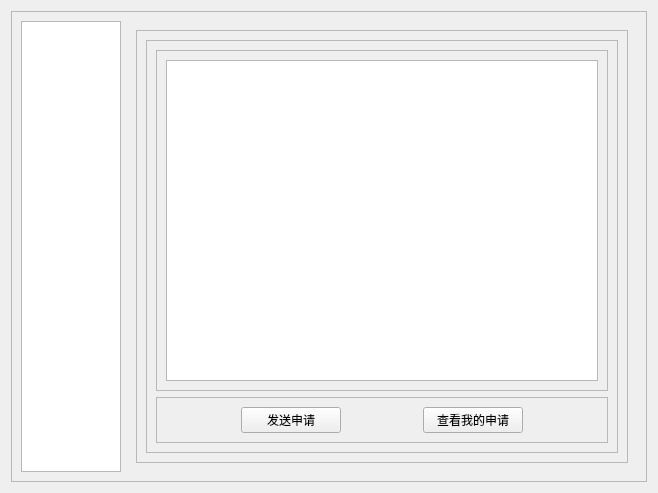
<?xml version="1.0" encoding="UTF-8"?>
<ui version="4.0">
 <class>view::Order::RentTeacher</class>
 <widget class="QWidget" name="view::Order::RentTeacher">
  <property name="geometry">
   <rect>
    <x>0</x>
    <y>0</y>
    <width>658</width>
    <height>493</height>
   </rect>
  </property>
  <property name="windowTitle">
   <string>RentTeacher</string>
  </property>
  <layout class="QVBoxLayout" name="verticalLayout">
   <item>
    <widget class="QFrame" name="frame_3">
     <property name="frameShape">
      <enum>QFrame::Shape::StyledPanel</enum>
     </property>
     <property name="frameShadow">
      <enum>QFrame::Shadow::Raised</enum>
     </property>
     <layout class="QHBoxLayout" name="horizontalLayout_2">
      <item>
       <widget class="QListWidget" name="pageListWidget">
        <property name="sizePolicy">
         <sizepolicy hsizetype="Minimum" vsizetype="Expanding">
          <horstretch>0</horstretch>
          <verstretch>0</verstretch>
         </sizepolicy>
        </property>
        <property name="minimumSize">
         <size>
          <width>100</width>
          <height>0</height>
         </size>
        </property>
        <property name="maximumSize">
         <size>
          <width>10</width>
          <height>16777215</height>
         </size>
        </property>
        <property name="currentRow">
         <number>-1</number>
        </property>
       </widget>
      </item>
      <item>
       <widget class="QStackedWidget" name="stackedWidget">
        <property name="currentIndex">
         <number>0</number>
        </property>
        <widget class="QWidget" name="senPage">
         <layout class="QVBoxLayout" name="verticalLayout_5">
          <item>
           <widget class="QFrame" name="frame">
            <property name="frameShape">
             <enum>QFrame::Shape::StyledPanel</enum>
            </property>
            <property name="frameShadow">
             <enum>QFrame::Shadow::Raised</enum>
            </property>
            <layout class="QVBoxLayout" name="verticalLayout_6">
             <item>
              <widget class="QFrame" name="frame_4">
               <property name="frameShape">
                <enum>QFrame::Shape::StyledPanel</enum>
               </property>
               <property name="frameShadow">
                <enum>QFrame::Shadow::Raised</enum>
               </property>
               <layout class="QVBoxLayout" name="verticalLayout_4">
                <item>
                 <widget class="QFrame" name="frame_2">
                  <property name="frameShape">
                   <enum>QFrame::Shape::StyledPanel</enum>
                  </property>
                  <property name="frameShadow">
                   <enum>QFrame::Shadow::Raised</enum>
                  </property>
                  <layout class="QVBoxLayout" name="verticalLayout_2">
                   <item>
                    <widget class="QTableView" name="sendTableView"/>
                   </item>
                  </layout>
                 </widget>
                </item>
                <item>
                 <widget class="QFrame" name="frame_5">
                  <property name="frameShape">
                   <enum>QFrame::Shape::StyledPanel</enum>
                  </property>
                  <property name="frameShadow">
                   <enum>QFrame::Shadow::Raised</enum>
                  </property>
                  <layout class="QHBoxLayout" name="horizontalLayout">
                   <item>
                    <spacer name="horizontalSpacer">
                     <property name="orientation">
                      <enum>Qt::Orientation::Horizontal</enum>
                     </property>
                     <property name="sizeHint" stdset="0">
                      <size>
                       <width>40</width>
                       <height>20</height>
                      </size>
                     </property>
                    </spacer>
                   </item>
                   <item>
                    <widget class="QPushButton" name="btnSend">
                     <property name="minimumSize">
                      <size>
                       <width>100</width>
                       <height>0</height>
                      </size>
                     </property>
                     <property name="text">
                      <string>发送申请</string>
                     </property>
                    </widget>
                   </item>
                   <item>
                    <spacer name="horizontalSpacer_2">
                     <property name="orientation">
                      <enum>Qt::Orientation::Horizontal</enum>
                     </property>
                     <property name="sizeHint" stdset="0">
                      <size>
                       <width>40</width>
                       <height>20</height>
                      </size>
                     </property>
                    </spacer>
                   </item>
                   <item>
                    <widget class="QPushButton" name="btnCheck">
                     <property name="minimumSize">
                      <size>
                       <width>100</width>
                       <height>0</height>
                      </size>
                     </property>
                     <property name="text">
                      <string>查看我的申请</string>
                     </property>
                    </widget>
                   </item>
                   <item>
                    <spacer name="horizontalSpacer_3">
                     <property name="orientation">
                      <enum>Qt::Orientation::Horizontal</enum>
                     </property>
                     <property name="sizeHint" stdset="0">
                      <size>
                       <width>40</width>
                       <height>20</height>
                      </size>
                     </property>
                    </spacer>
                   </item>
                  </layout>
                 </widget>
                </item>
               </layout>
              </widget>
             </item>
            </layout>
           </widget>
          </item>
         </layout>
        </widget>
        <widget class="QWidget" name="examPage">
         <layout class="QVBoxLayout" name="verticalLayout_3">
          <item>
           <widget class="QFrame" name="frame_6">
            <property name="frameShape">
             <enum>QFrame::Shape::StyledPanel</enum>
            </property>
            <property name="frameShadow">
             <enum>QFrame::Shadow::Raised</enum>
            </property>
            <layout class="QVBoxLayout" name="verticalLayout_7">
             <item>
              <widget class="QTableView" name="examTableView"/>
             </item>
            </layout>
           </widget>
          </item>
         </layout>
        </widget>
        <widget class="QWidget" name="repairPage">
         <layout class="QVBoxLayout" name="verticalLayout_8">
          <item>
           <widget class="QFrame" name="frame_7">
            <property name="frameShape">
             <enum>QFrame::Shape::StyledPanel</enum>
            </property>
            <property name="frameShadow">
             <enum>QFrame::Shadow::Raised</enum>
            </property>
            <layout class="QVBoxLayout" name="verticalLayout_9">
             <item>
              <widget class="QTableView" name="repairTableView"/>
             </item>
            </layout>
           </widget>
          </item>
         </layout>
        </widget>
        <widget class="QWidget" name="returnPage">
         <layout class="QVBoxLayout" name="verticalLayout_10">
          <item>
           <widget class="QFrame" name="frame_8">
            <property name="frameShape">
             <enum>QFrame::Shape::StyledPanel</enum>
            </property>
            <property name="frameShadow">
             <enum>QFrame::Shadow::Raised</enum>
            </property>
            <layout class="QVBoxLayout" name="verticalLayout_12">
             <item>
              <widget class="QFrame" name="frame_9">
               <property name="frameShape">
                <enum>QFrame::Shape::StyledPanel</enum>
               </property>
               <property name="frameShadow">
                <enum>QFrame::Shadow::Raised</enum>
               </property>
               <layout class="QVBoxLayout" name="verticalLayout_11">
                <item>
                 <widget class="QTableView" name="returnTableView"/>
                </item>
               </layout>
              </widget>
             </item>
             <item>
              <widget class="QFrame" name="frame_10">
               <property name="frameShape">
                <enum>QFrame::Shape::StyledPanel</enum>
               </property>
               <property name="frameShadow">
                <enum>QFrame::Shadow::Raised</enum>
               </property>
               <layout class="QHBoxLayout" name="horizontalLayout_3">
                <item>
                 <spacer name="horizontalSpacer_4">
                  <property name="orientation">
                   <enum>Qt::Orientation::Horizontal</enum>
                  </property>
                  <property name="sizeHint" stdset="0">
                   <size>
                    <width>40</width>
                    <height>20</height>
                   </size>
                  </property>
                 </spacer>
                </item>
                <item>
                 <widget class="QPushButton" name="btnReturn">
                  <property name="text">
                   <string>归还</string>
                  </property>
                 </widget>
                </item>
                <item>
                 <spacer name="horizontalSpacer_5">
                  <property name="orientation">
                   <enum>Qt::Orientation::Horizontal</enum>
                  </property>
                  <property name="sizeHint" stdset="0">
                   <size>
                    <width>40</width>
                    <height>20</height>
                   </size>
                  </property>
                 </spacer>
                </item>
               </layout>
              </widget>
             </item>
            </layout>
           </widget>
          </item>
         </layout>
        </widget>
       </widget>
      </item>
     </layout>
    </widget>
   </item>
  </layout>
 </widget>
 <resources/>
 <connections>
  <connection>
   <sender>btnCheck</sender>
   <signal>clicked()</signal>
   <receiver>view::Order::RentTeacher</receiver>
   <slot>on_btnCheck_clicked()</slot>
   <hints>
    <hint type="sourcelabel">
     <x>522</x>
     <y>434</y>
    </hint>
    <hint type="destinationlabel">
     <x>237</x>
     <y>536</y>
    </hint>
   </hints>
  </connection>
  <connection>
   <sender>btnSend</sender>
   <signal>clicked()</signal>
   <receiver>view::Order::RentTeacher</receiver>
   <slot>on_btnSend_clicked()</slot>
   <hints>
    <hint type="sourcelabel">
     <x>340</x>
     <y>434</y>
    </hint>
    <hint type="destinationlabel">
     <x>123</x>
     <y>540</y>
    </hint>
   </hints>
  </connection>
  <connection>
   <sender>btnReturn</sender>
   <signal>clicked()</signal>
   <receiver>view::Order::RentTeacher</receiver>
   <slot>on_btnReturn_cliccked()</slot>
   <hints>
    <hint type="sourcelabel">
     <x>376</x>
     <y>434</y>
    </hint>
    <hint type="destinationlabel">
     <x>373</x>
     <y>609</y>
    </hint>
   </hints>
  </connection>
 </connections>
 <slots>
  <slot>on_btnSend_clicked()</slot>
  <slot>on_btnCheck_clicked()</slot>
  <slot>on_btnReturn_cliccked()</slot>
 </slots>
</ui>
